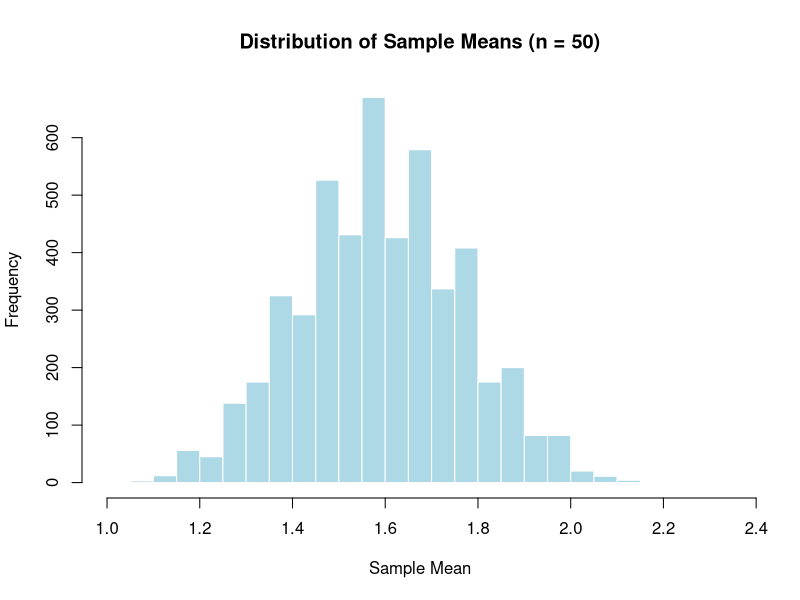
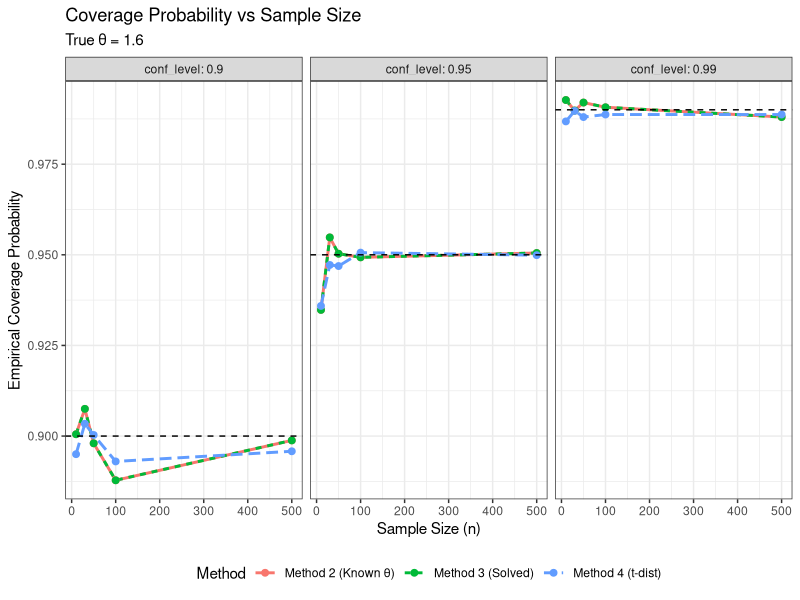
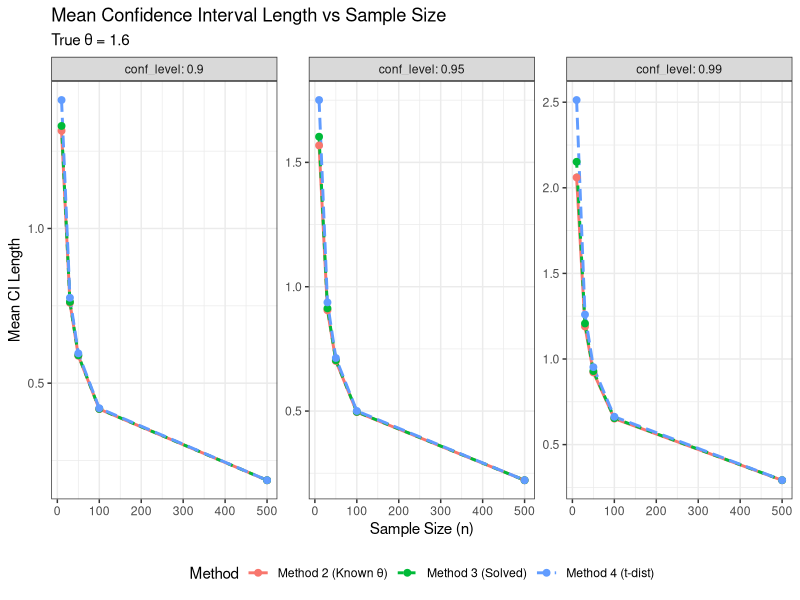
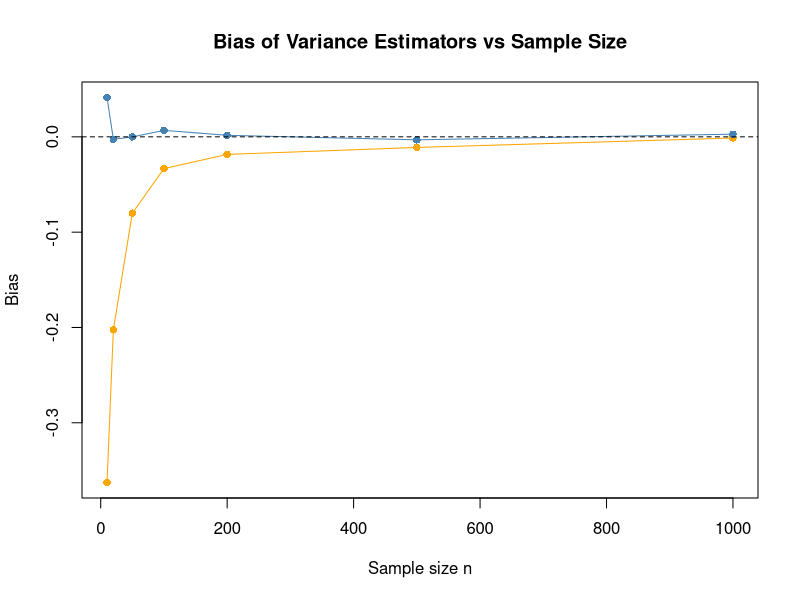

Generate these figures, in order, with R:
## ---- chunk 1
id <- 16
theta <- id / 10      
lambda <- 1 / theta   

set.seed(id)

alpha_vals <- c(0.1, 0.05, 0.01)
n_vals <- c(10, 30, 100)
m <- 1000
## ---- chunk 2
results <- data.frame()

for (n in n_vals) {
  for (alpha in alpha_vals) {

    cover1 <- cover2 <- cover3 <- cover4 <- 0
    len1_sum <- len2_sum <- len3_sum <- len4_sum <- 0

    z <- qnorm(1 - alpha/2)
    t_val <- qt(1 - alpha/2, df = n - 1)
    df_chi <- 2 * n

    for (i in 1:m) {
      x <- rexp(n, rate = lambda)
      xbar <- mean(x)
      s <- sd(x)

      # Method 1: exact chi-square
      chi_low <- qchisq(alpha/2, df = df_chi)
      chi_up  <- qchisq(1 - alpha/2, df = df_chi)
      ci1_lower <- 2 * n * xbar / chi_up
      ci1_upper <- 2 * n * xbar / chi_low
      len1 <- ci1_upper - ci1_lower
      if (theta >= ci1_lower && theta <= ci1_upper) cover1 <- cover1 + 1
      len1_sum <- len1_sum + len1

      # Method 2: normal approximation
      ci2_lower <- xbar - z * theta / sqrt(n)
      ci2_upper <- xbar + z * theta / sqrt(n)
      len2 <- ci2_upper - ci2_lower
      if (theta >= ci2_lower && theta <= ci2_upper) cover2 <- cover2 + 1
      len2_sum <- len2_sum + len2

      # Method 3: rearranged inequality
      factor <- z / sqrt(n)
      ci3_lower <- xbar / (1 + factor)
      ci3_upper <- xbar / (1 - factor)
      len3 <- ci3_upper - ci3_lower
      if (theta >= ci3_lower && theta <= ci3_upper) cover3 <- cover3 + 1
      len3_sum <- len3_sum + len3

      # Method 4: t-interval
      se <- s / sqrt(n)
      ci4_lower <- xbar - t_val * se
      ci4_upper <- xbar + t_val * se
      len4 <- ci4_upper - ci4_lower
      if (theta >= ci4_lower && theta <= ci4_upper) cover4 <- cover4 + 1
      len4_sum <- len4_sum + len4
    }

    results <- rbind(
      results,
      data.frame(n=n, alpha=alpha, method="chi2_exact", coverage=cover1/m, mean_length=len1_sum/m),
      data.frame(n=n, alpha=alpha, method="normal_known_theta", coverage=cover2/m, mean_length=len2_sum/m),
      data.frame(n=n, alpha=alpha, method="rearranged_no_theta", coverage=cover3/m, mean_length=len3_sum/m),
      data.frame(n=n, alpha=alpha, method="t_interval", coverage=cover4/m, mean_length=len4_sum/m)
    )
  }
}

results
## ---- chunk 3
set.seed(16)

# True parameter value
id_num <- 16
theta_true <- id_num / 10

cat("True parameter theta:", theta_true, "\n")

n_demo <- 50
M_demo <- 5000
sample_means_demo <- replicate(M_demo, mean(rpois(n_demo, lambda = theta_true)))
hist(sample_means_demo,
breaks = 40,
main = "Distribution of Sample Means (n = 50)",
xlab = "Sample Mean",
col = "lightblue",
border = "white")

## ---- chunk 4
method2_ci <- function(sample_mean, theta_true, n, alpha) {
  z_beta <- qnorm(1 - alpha/2)
  half_width <- z_beta * sqrt(theta_true / n)
  lower <- sample_mean - half_width
  upper <- sample_mean + half_width
  return(c(lower, upper))
}
## ---- chunk 5
method3_ci <- function(sample_mean, n, alpha) {
  z <- qnorm(1 - alpha/2)
  z_sq <- z^2
  
  a <- 1
  b <- -(2 * sample_mean + z_sq / n)
  c <- sample_mean^2
  
  discriminant <- b^2 - 4 * a * c
  lower <- (-b - sqrt(discriminant)) / (2 * a)
  upper <- (-b + sqrt(discriminant)) / (2 * a)
  
  return(c(lower, upper))
}
## ---- chunk 6
method4_ci <- function(data, alpha) {
  n <- length(data)
  sample_mean <- mean(data)
  sample_sd <- sd(data)
  
  t_val <- qt(1 - alpha/2, df = n - 1)
  half_width <- t_val * sample_sd / sqrt(n)
  
  lower <- sample_mean - half_width
  upper <- sample_mean + half_width
  
  return(c(lower, upper))
}
## ---- chunk 7
M <- 10000
sample_sizes <- c(10, 30, 50, 100, 500)
alphas <- c(0.1, 0.05, 0.01)

results <- data.frame()

for (alpha in alphas) {
  conf_level <- 1 - alpha
  
  for (n in sample_sizes) {
    samples_matrix <- matrix(rpois(M * n, lambda = theta_true), nrow = M)
    sample_means <- rowMeans(samples_matrix)
    
    coverage_m2 <- 0
    lengths_m2 <- numeric(M)
    
    coverage_m3 <- 0
    lengths_m3 <- numeric(M)
    
    coverage_m4 <- 0
    lengths_m4 <- numeric(M)
    
    for (i in 1:M) {
      ci2 <- method2_ci(sample_means[i], theta_true, n, alpha)
      coverage_m2 <- coverage_m2 + (ci2[1] <= theta_true & theta_true <= ci2[2])
      lengths_m2[i] <- ci2[2] - ci2[1]
      
      ci3 <- method3_ci(sample_means[i], n, alpha)
      coverage_m3 <- coverage_m3 + (ci3[1] <= theta_true & theta_true <= ci3[2])
      lengths_m3[i] <- ci3[2] - ci3[1]
      
      ci4 <- method4_ci(samples_matrix[i, ], alpha)
      coverage_m4 <- coverage_m4 + (ci4[1] <= theta_true & theta_true <= ci4[2])
      lengths_m4[i] <- ci4[2] - ci4[1]
    }
    
    results <- rbind(results, data.frame(
      alpha = alpha,
      conf_level = conf_level,
      n = n,
      method = "Method 2 (Known θ)",
      coverage = coverage_m2 / M,
      mean_length = mean(lengths_m2),
      median_length = median(lengths_m2)
    ))
    
    results <- rbind(results, data.frame(
      alpha = alpha,
      conf_level = conf_level,
      n = n,
      method = "Method 3 (Solved)",
      coverage = coverage_m3 / M,
      mean_length = mean(lengths_m3),
      median_length = median(lengths_m3)
    ))
    
    results <- rbind(results, data.frame(
      alpha = alpha,
      conf_level = conf_level,
      n = n,
      method = "Method 4 (t-dist)",
      coverage = coverage_m4 / M,
      mean_length = mean(lengths_m4),
      median_length = median(lengths_m4)
    ))
  }
}

print(results)
## ---- chunk 8
library(ggplot2)

ggplot(results, aes(x = n, y = coverage, color = method, linetype = method)) +
  geom_line(size = 1) +
  geom_point(size = 2) +
  geom_hline(aes(yintercept = conf_level), linetype = "dashed", color = "black") +
  facet_wrap(~ conf_level, labeller = label_both) +
  labs(
    title = "Coverage Probability vs Sample Size",
    subtitle = paste("True θ =", theta_true),
    x = "Sample Size (n)",
    y = "Empirical Coverage Probability",
    color = "Method",
    linetype = "Method"
  ) +
  theme_bw() +
  theme(legend.position = "bottom")

ggplot(results, aes(x = n, y = mean_length, color = method, linetype = method)) +
  geom_line(size = 1) +
  geom_point(size = 2) +
  facet_wrap(~ conf_level, labeller = label_both, scales = "free_y") +
  labs(
    title = "Mean Confidence Interval Length vs Sample Size",
    subtitle = paste("True θ =", theta_true),
    x = "Sample Size (n)",
    y = "Mean CI Length",
    color = "Method",
    linetype = "Method"
  ) +
  theme_bw() +
  theme(legend.position = "bottom")
## ---- chunk 9
summary_alpha_05 <- results[results$alpha == 0.05, ]

cat("Summary for α = 0.05 (95% confidence level):\n\n")

for (n_val in unique(summary_alpha_05$n)) {
  cat("Sample size n =", n_val, ":\n")
  subset_data <- summary_alpha_05[summary_alpha_05$n == n_val, ]
  print(subset_data[, c("method", "coverage", "mean_length")])
  cat("\n")
}
## ---- chunk 10
set.seed(42)
n <- 5000
mu <- 10
sigma_squared <- 4
sigma <- sqrt(sigma_squared)
dataset <- rnorm(n, mean = mu, sd = sigma)
head(dataset)
cat("Population Mean (mu):", mu, "\n")
cat("Population Variance (sigma_squared):", sigma_squared, "\n")
sample_mean <- mean(dataset)
sample_variance <- var(dataset)
cat("Sample Mean:", sample_mean, "\n")
cat("Sample Variance:", sample_variance, "\n")
## ---- chunk 11
# σ_n^
sigma2_n <- mean((dataset - sample_mean)^2)

# σ_{n-1}^2
sigma2_n1 <- sum((dataset - sample_mean)^2) / (n - 1)

cat("sigma2_n   =", sigma2_n,  "\n")
cat("sigma2_n-1 =", sigma2_n1, "\n")

## ---- chunk 12
bias_sigma_n   <- sigma2_n  - sigma_squared
bias_sigma_n1  <- sigma2_n1 - sigma_squared

cat("Bias(sigma_n^2)   =", bias_sigma_n,  "\n")
cat("Bias(sigma_n-1^2) =", bias_sigma_n1, "\n")

## ---- chunk 13
set.seed(42)

# true variance
sigma2_true <- 4
sigma <- sqrt(sigma2_true)
mu <- 10

# sample sizes
ns <- c(10, 20, 50, 100, 200, 500, 1000)

# number of simulations
S <- 5000

bias_n <- numeric(length(ns))
bias_n1 <- numeric(length(ns))

for (i in seq_along(ns)) {
  n <- ns[i]
  
  # simulate S samples of size n
  X <- matrix(rnorm(S * n, mean = mu, sd = sigma), nrow = S)
  
  means <- rowMeans(X)
  
  # biased estimator: divide by n
  sigma2_n <- rowMeans((X - means)^2)
  
  # unbiased estimator: divide by n - 1
  sigma2_n1 <- rowSums((X - means)^2) / (n - 1)
  
  bias_n[i]  <- mean(sigma2_n  - sigma2_true)
  bias_n1[i] <- mean(sigma2_n1 - sigma2_true)
}

# plot
plot(
  ns, bias_n, type = "o", pch = 16, col = "orange",
  xlab = "Sample size n", ylab = "Bias",
  main = "Bias of Variance Estimators vs Sample Size",
  ylim = range(c(bias_n, bias_n1, 0))
)
lines(ns, bias_n1, type = "o", pch = 16, col = "steelblue")

abline(h = 0, lty = 2)

